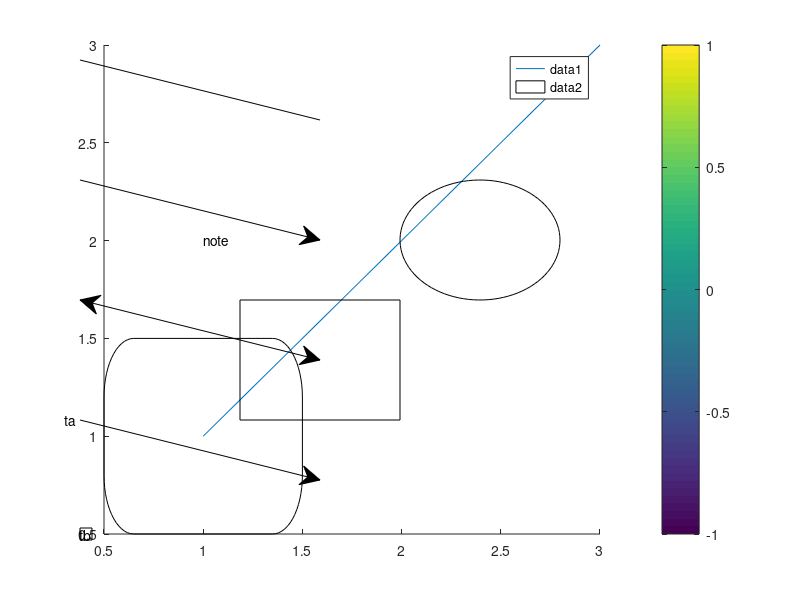

This chart was generated by the following MATLAB code: (Note: this script raises an error after producing the figure.)
% record: -noFigureWindows
% Open items 140, 141 and 142 (ADR 0242). 140: each engine's own savefig and openfig keep the Tag
% of a text, a rectangle, a light, a legend, a colour bar and every annotation, and a rectangle stays
% one (probe oi140_tags). 141: a legend's Title is a text object of its own with R2025b's 21
% properties, following the legend's font and colour until written, bold until written (probes
% oi141_title, oi141_font, oi141_follow). 142: imshow sets up its axes as R2025b's base-MATLAB
% imshow.m does (probes oi142_imshow, oi142_errors). A fresh legend title's first read is stale in
% R2025b (oi141_font F1), so the title is touched and drawn before any read.

% --- 140: tags and kinds through each engine's own file --------------------------------------------
f = figure('Visible', 'off', 'Tag', 'fig');
ax = axes(f, 'Tag', 'ax');
hold(ax, 'on');
set(plot(ax, 1:3), 'Tag', 'line', 'UserData', 11);
text(ax, 1, 2, 'note', 'Tag', 'text');
set(rectangle(ax, 'Position', [0.5 0.5 1 1], 'Curvature', [0.3 0.6]), 'Tag', 'rect');
set(light(ax), 'Tag', 'light');
legend(ax, 'Tag', 'legend');
colorbar(ax, 'Tag', 'cbar');
annotation(f, 'textbox', [0.1 0.1 0.2 0.1], 'String', 'tb', 'Tag', 'a_textbox');
annotation(f, 'rectangle', [0.3 0.3 0.2 0.2], 'Tag', 'a_rectangle');
annotation(f, 'ellipse', [0.5 0.5 0.2 0.2], 'Tag', 'a_ellipse');
annotation(f, 'line', [0.1 0.4], [0.9 0.8], 'Tag', 'a_line');
annotation(f, 'arrow', [0.1 0.4], [0.7 0.6], 'Tag', 'a_arrow');
annotation(f, 'doublearrow', [0.1 0.4], [0.5 0.4], 'Tag', 'a_doublearrow');
annotation(f, 'textarrow', [0.1 0.4], [0.3 0.2], 'String', 'ta', 'Tag', 'a_textarrow');
drawn = {'fig', 'ax', 'line', 'text', 'rect', 'light', 'legend', 'cbar'};
shapes = {'a_textbox', 'a_rectangle', 'a_ellipse', 'a_line', 'a_arrow', 'a_doublearrow', 'a_textarrow'};
u2_chk('tag_types_before', @() types(f, drawn));
u2_chk('tag_shapes_before', @() counts(f, shapes, @findall));
tmp = [tempname '.fig'];
savefig(f, tmp);
close(f);
h = openfig(tmp, 'invisible');
u2_chk('tag_types_after', @() types(h, drawn));
u2_chk('tag_shapes_after', @() counts(h, shapes, @findall));
u9b_chkdiv('tag_shape_types_after', @() types(h, shapes), '0242'); % an annotation's Type is its kind here, R2025b's says shape (open item 143)
u9b_chkdiv('tag_shapes_findobj', @() counts(h, shapes, @findobj), '0242'); % findobj reaches the annotations here; R2025b's keeps them for findall (open item 143)
r = findobj(h, 'Tag', 'rect');
u2_chk('tag_rect_after', @() {r.Type, r.Position, r.Curvature});
u2_chk('tag_text_after', @() get(findobj(h, 'Tag', 'text'), 'String'));
u9b_chkdiv('tag_userdata_after', @() get(findobj(h, 'Tag', 'line'), 'UserData'), '0217'); % UserData does not travel through this build's figure files
delete(h);
delete(tmp);

f = figure('Visible', 'off');
rectangle('Position', [1 2 3 4], 'Curvature', 0.5, 'FaceColor', [1 1 0]);
tmp = [tempname '.fig'];
savefig(f, tmp);
close(f);
h = openfig(tmp, 'invisible');
r = findobj(h, 'Type', 'rectangle');
u2_chk('tag_rect_scalar', @() {numel(r), r.Position, r.Curvature, r.FaceColor});
delete(h);
delete(tmp);

% --- 141: the legend's title object ----------------------------------------------------------------------
[f, lg] = legend_figure();
t = lg.Title;
u2_chk('lt_isa', @() {isa(t, 'matlab.graphics.illustration.legend.Text'), isa(t, 'matlab.graphics.Graphics'), isa(t, 'matlab.graphics.primitive.Text'), isgraphics(t), isvalid(t)});
u9b_chkdiv('lt_class', @() class(t), '0051'); % a handle is a number here
u2_chk('lt_properties', @() properties(t)');
u2_chk('lt_get_fields', @() fieldnames(get(t))');
u2_chk('lt_defaults', @() {t.String, t.FontWeight, t.FontAngle, t.Interpreter, t.FontSize == lg.FontSize, isequal(t.Color, lg.TextColor), strcmp(t.FontName, lg.FontName)});
u2_chk('lt_modes', @() {t.ColorMode, t.FontAngleMode, t.FontNameMode, t.FontSizeMode, t.FontWeightMode, t.InterpreterMode});
u2_chk('lt_switches', @() {char(t.Visible), char(t.HitTest), t.PickableParts, t.HandleVisibility, char(t.Selected), char(t.SelectionHighlight)});
u2_chk('lt_parent', @() {isequal(t.Parent, lg), isempty(t.Children), isequal(get(lg, 'Title'), t)});
u2_chk('lt_title_returns', @() isequal(title(lg, 'Series'), lg.Title));
u2_chk('lt_string', @() lg.Title.String);
title(lg, 'S', 'FontWeight', 'normal', 'Color', 'r');
u2_chk('lt_options', @() {lg.Title.String, lg.Title.FontWeight, lg.Title.FontWeightMode, lg.Title.Color, lg.Title.ColorMode});
title(lg, {'a', 'b'});
u2_chk('lt_cell', @() lg.Title.String);
title(lg, ["a" "b"]);
u2_chk('lt_strings', @() lg.Title.String);
title(lg, 5);
u2_chk('lt_number', @() lg.Title.String);
lg.Title.String = "s";
u2_chk('lt_string_scalar', @() lg.Title.String);
lg.Title.FontWeightMode = 'auto';
lg.Title.ColorMode = 'auto';
lg.FontSize = 14;
drawnow;
u2_chk('lt_follow_size', @() {lg.Title.FontSize, lg.Title.FontSizeMode});
lg.FontName = 'Arial';
lg.Interpreter = 'latex';
lg.FontAngle = 'italic';
lg.TextColor = [1 0 0];
drawnow;
u2_chk('lt_follow_rest', @() {lg.Title.FontName, lg.Title.Interpreter, lg.Title.FontAngle, lg.Title.Color, lg.Title.FontWeight});
lg.Title.FontSize = 20;
lg.FontSize = 8;
drawnow;
u2_chk('lt_manual_size', @() {lg.Title.FontSize, lg.Title.FontSizeMode});
lg.Title.Color = 'none';
u2_chk('lt_none', @() {lg.Title.Color, lg.Title.ColorMode});
lg.Title.ColorMode = 'auto';
drawnow;
u2_chk('lt_color_auto', @() isequal(lg.Title.Color, lg.TextColor));
set(lg.Title, 'FontS', 12);
u2_chk('lt_partial', @() lg.Title.FontSize);
u2_chk('lt_set_words', @() {set(lg.Title, 'FontWeight')', set(lg.Title, 'Interpreter')', set(lg.Title, 'PickableParts')'});
u2_err('lt_err_type', @() get(lg.Title, 'Type'));
u2_err('lt_err_position', @() get(lg.Title, 'Position'));
u2_err('lt_err_bogus', @() set(lg.Title, 'Bogus', 1));
u2_err('lt_err_size', @() set(lg.Title, 'FontSize', 0));
u2_err('lt_err_weight', @() set(lg.Title, 'FontWeight', 'heavy'));
u2_err('lt_err_parent', @() set(lg.Title, 'Parent', gca));
u2_err('lt_err_title', @() title(lg));
u9b_chkdiv('lt_assign', @() attempt(@() assign_title(lg)), '0242'); % this build titles the legend; R2025b refuses the write as read-only
close(f);

[f, lg] = legend_figure();
lg.Title.String = 'Kept';
delete(lg.Title);
u2_chk('lt_deleted', @() {isvalid(lg.Title), lg.Title.String});
lg.Title.String = 'Kept';
lg2 = legend('again');
u2_chk('lt_legend_again', @() {isequal(lg, lg2), lg2.Title.String});
t = lg.Title;
legend('off');
lg3 = legend('third');
u2_chk('lt_legend_remade', @() {isvalid(t), lg3.Title.String});
close(f);

[f, lg] = legend_figure();
title(lg, 'Saved', 'FontWeight', 'normal');
tmp = [tempname '.fig'];
savefig(f, tmp);
close(f);
h = openfig(tmp, 'invisible');
lgr = findobj(h, 'Type', 'legend');
u2_chk('lt_saved', @() {lgr.Title.String, lgr.Title.FontWeight});
delete(h);
delete(tmp);

% --- 142: imshow's axes over the forms --------------------------------------------------------------
show('is_double_auto', @() imshow(magic(4), []));
show('is_double', @() imshow(reshape(1:20, 4, 5) / 20));
show('is_uint8', @() imshow(uint8(magic(4) * 10)));
show('is_uint16', @() imshow(uint16(magic(4) * 1000)));
show('is_int16', @() imshow(int16(magic(4) * 100 - 800)));
show('is_int8', @() imshow(int8(magic(4) - 8)));
show('is_logical', @() imshow(logical(eye(4))));
show('is_single', @() imshow(single(magic(4) / 16)));
show('is_rgb', @() imshow(reshape(1:48, 4, 4, 3) / 48));
show('is_rgb_uint8', @() imshow(uint8(reshape(1:48, 4, 4, 3) * 5)));
show('is_rgb_auto', @() imshow(reshape(1:48, 4, 4, 3) / 48, []));
show('is_rgb_clip', @() imshow(reshape(-3:44, 4, 4, 3) / 40));
show('is_indexed', @() imshow(magic(4) / 2, eight()));
show('is_indexed_uint8', @() imshow(uint8(mod(magic(4), 8)), eight()));
show('is_rgb_map', @() imshow(reshape(1:48, 4, 4, 3) / 48, eight()));
show('is_range', @() imshow(magic(4) / 16, [0.2 0.8]));
show('is_range_named', @() imshow(magic(4) / 16, 'DisplayRange', [0.2 0.8]));
show('is_range_abbrev', @() imshow(magic(4) / 16, 'disp', [0 2]));
show('is_range_empty', @() imshow(magic(4) / 4, 'DisplayRange', []));
show('is_xydata', @() imshow(magic(4) / 16, 'XData', [10 20], 'YData', [5 8]));
show('is_xdata', @() imshow(magic(4) / 16, 'XData', [10 20]));
show('is_colormap', @() imshow(magic(4) / 16, 'Colormap', [eight(); flipud(eight())]));
show('is_bilinear', @() imshow(magic(4) / 16, 'Interpolation', 'bilinear'));
show('is_constant', @() imshow(ones(3) * 5, []));
show('is_int16_auto', @() imshow(int16(magic(4) * 100 - 800), []));
show('is_empty', @() imshow(zeros(0, 3)));
show('is_held', @() then(@() plot(1:10), @() held_imshow()));
show('is_replaced', @() then(@() plot(1:10), @() imshow(magic(4) / 16)));
show('is_subplot', @() then(@() subplot(1, 2, 1), @() imshow(magic(4) / 16)));
show('is_fit', @() imshow(magic(4) / 16, 'InitialMagnification', 'fit'));
show('is_fit_tight', @() imshow(magic(4) / 16, 'Border', 'tight', 'InitialMagnification', 'fit'));
show('is_twice', @() then(@() imshow(magic(4) / 16), @() imshow(magic(4) / 32)));
place('is_place_subplot', @() then(@() subplot(1, 2, 1), @() imshow(magic(4) / 16)));
place('is_place_fit', @() imshow(magic(4) / 16, 'InitialMagnification', 'fit'));
place('is_place_fit_tight', @() imshow(magic(4) / 16, 'Border', 'tight', 'InitialMagnification', 'fit'));
f = figure('Visible', 'off');
imshow(magic(4) / 16);
u9b_chkdiv('is_place_alone', @() {f.Position(3:4), round(get(gca, 'Position'), 4)}, '0242'); % R2025b sizes the figure and the axes to the picture at 100%
close(f);
f = figure('Visible', 'off');
imshow(reshape(1:48, 4, 4, 3) / 48, eight());
u2_chk('is_rgb_map_colormap', @() {size(get(gca, 'Colormap')), round(get(gca, 'Colormap'), 2)});
close(f);

f = figure('Visible', 'off');
a1 = subplot(1, 2, 1);
a2 = subplot(1, 2, 2);
plot(1:3);
h = imshow(magic(4) / 16, 'Parent', a1);
u2_chk('is_parent', @() {isequal(gca, a2), a1.XLim, a1.XLimMode, char(a1.Visible), char(a2.Visible), h.Type});
close(f);

f = figure('Visible', 'off');
h = imshow(magic(4) / 16 + 1i);
[msg, id] = lastwarn;
u2_chk('is_complex', @() {id, msg, isreal(h.CData)});
close(f);
f = figure('Visible', 'off');
imshow(reshape(1:48, 4, 4, 3) / 48, 'Colormap', eight());
[msg, id] = lastwarn;
u2_chk('is_rgb_colormap', @() {id, msg, get(gca, 'CLimMode')});
close(f);

f = figure('Visible', 'off');
imshow(magic(4) / 16);
ax0 = gca;
u2_chk('is_nextplot', @() get(f, 'NextPlot'));
plot(1:3);
ax = gca;
u2_chk('is_then_plot', @() {isequal(ax, ax0), char(ax.Visible), ax.YDir, ax.DataAspectRatioMode, get(f, 'NextPlot'), numel(findobj(f, 'Type', 'axes')), ax.XLimMode});
close(f);

f = figure('Visible', 'off');
subplot(1, 2, 1);
imshow(magic(4) / 16);
ax = gca;
plot(ax, 1:3);
u2_chk('is_subplot_then_plot', @() {char(ax.Visible), ax.YDir, ax.TickDirMode, ax.DataAspectRatioMode, ax.Layer, ax.XLimMode});
close(f);

f = figure('Visible', 'off');
set(f, 'NextPlot', 'replacechildren');
plot(1:3);
u2_chk('is_figure_nextplot_once', @() get(f, 'NextPlot'));
subplot(2, 1, 1);
plot(1:3);
subplot(2, 1, 2);
plot(1:3);
u2_chk('is_figure_nextplot_axes', @() numel(findobj(f, 'Type', 'axes')));
close(f);

f = figure('Visible', 'off');
png = [tempname '.png'];
imwrite(uint8(reshape(1:48, 4, 4, 3) * 5), png);
h = image(imread(png));
u2_chk('is_image_of_imread', @() {char(get(gca, 'Visible')), class(h.CData), size(h.CData), h.CDataMapping});
close(f);
f = figure('Visible', 'off');
h = imshow(png);
u2_chk('is_file', @() {class(h.CData), size(h.CData), h.CDataMapping, get(gca, 'XLim')});
close(f);
delete(png);

u2_err('is_err_none', @() imshow());
u2_err('is_err_syntax', @() imshow(magic(4), 3));
u2_err('is_err_xy', @() imshow(1:4, 1:4, magic(4)));
u2_err('is_err_range', @() imshow(magic(4), [5 1]));
u2_err('is_err_param', @() imshow(magic(4), 'Bogus', 1));
u2_err('is_err_many', @() imshow(magic(4), [0 1], 3));
u2_err('is_err_inputs', @() imshow(magic(4), ones(2, 2)));
u2_err('is_err_odd', @() imshow(magic(4), 'XData'));
u2_err('is_err_ambiguous', @() imshow(magic(4), 'In', 1));
u2_err('is_err_later_param', @() imshow(magic(4), 'XData', [1 2], 'Bogus', 1));
u2_err('is_err_interpolation', @() imshow(magic(4), 'Interpolation', 'cubic'));
u2_err('is_err_border', @() imshow(magic(4), 'Border', 'wide'));
u2_err('is_err_colormap', @() imshow(magic(4), 'Colormap', [1 2]));
u2_err('is_err_colormap_name', @() imshow(magic(4), 'Colormap', 'jet'));
u2_err('is_err_coords', @() imshow(magic(4), 'XData', 5));
u2_err('is_err_magnification', @() imshow(magic(4), 'InitialMagnification', 'big'));
u2_err('is_err_type', @() imshow({1}));
u2_err('is_err_indexed', @() imshow(int16(magic(4)), eight()));
u2_err('is_err_rgb_class', @() imshow(int16(ones(4, 4, 3))));
u2_err('is_err_logical_3d', @() imshow(true(2, 2, 3)));
u2_err('is_err_planes', @() imshow(rand(4, 4, 2)));
u2_err('is_err_file', @() imshow('nofile.png'));
u2_err('is_err_nan', @() imshow(magic(4), [NaN 1]));
u2_err('is_err_parent', @() imshow(magic(4), 'Parent', 5));
u2_err('is_err_reduce', @() imshow(magic(4), 'Reduce', true));
u2_err('is_err_range_one', @() imshow(magic(4), 'DisplayRange', 5));
u2_err('is_err_map_values', @() imshow(magic(4), [0 1 2]));
close all force;

function s = types(f, tags)
s = strjoin(cellfun(@(t) strjoin(cellstr(get(findall(f, 'Tag', t), 'Type')), '+'), tags, 'UniformOutput', false), ' ');
end

function n = counts(f, tags, find)
n = cellfun(@(t) numel(find(f, 'Tag', t)), tags);
end

function [f, lg] = legend_figure()
f = figure('Visible', 'off');
plot(1:3);
hold on;
plot(3:-1:1);
lg = legend('up', 'down');
drawnow;
t = lg.Title;
t.String; % the first read of a fresh title is stale in R2025b
drawnow;
end

function s = assign_title(lg)
lg.Title = 'assigned';
s = lg.Title.String;
end

function s = attempt(fn)
% One line in both engines: the answer, or the refusal's identifier.
try
    s = fn();
catch err
    s = ['refused ' err.identifier];
end
end

function m = eight()
% A map of eight colours whose components are 0 or 1, so eight bits hold them exactly.
m = [0 0 1; 0 1 1; 0 1 0; 1 1 0; 1 0 0; 1 0 1; 0 0 0; 1 1 1];
end

function show(name, make)
f = figure('Visible', 'off');
make();
ax = gca;
im = findobj(ax, 'Type', 'image');
u2_chk([name '_axes'], @() {round(ax.XLim, 6), ax.XLimMode, round(ax.YLim, 6), ax.YLimMode, ax.YDir, ax.TickDir, char(ax.XGrid), char(ax.YGrid), ax.DataAspectRatio, ax.DataAspectRatioMode, ax.PlotBoxAspectRatioMode, char(ax.Visible), ax.Layer});
u2_chk([name '_colour'], @() colour(ax, im));
if ~isempty(im)
    u2_chk([name '_image'], @() {numel(im), class(im(1).CData), size(im(1).CData), im(1).CDataMapping, im(1).XData, im(1).YData, im(1).Interpolation, im(1).BusyAction, char(im(1).Interruptible)});
end
u2_chk([name '_figure'], @() {get(f, 'NextPlot'), numel(findobj(f, 'Type', 'axes')), numel(ax.Children)});
close(f);
end

function c = colour(ax, im)
% The colormap is the picture's own for a grey or indexed one; a true-colour picture leaves the axes'
% default, whose parula rows this build holds by its own stops. Colours are eight bits here.
c = {round(ax.CLim, 6), ax.CLimMode};
if isempty(im) || ndims(im(1).CData) < 3
    c = [c, {size(ax.Colormap), round(ax.Colormap(1, :), 2), round(ax.Colormap(end, :), 2)}];
end
end

function place(name, make)
f = figure('Visible', 'off');
make();
u2_chk(name, @() round(get(gca, 'Position'), 4));
close(f);
end

function then(a, b)
a();
b();
end

function held_imshow()
hold on;
imshow(magic(4) / 16);
end
